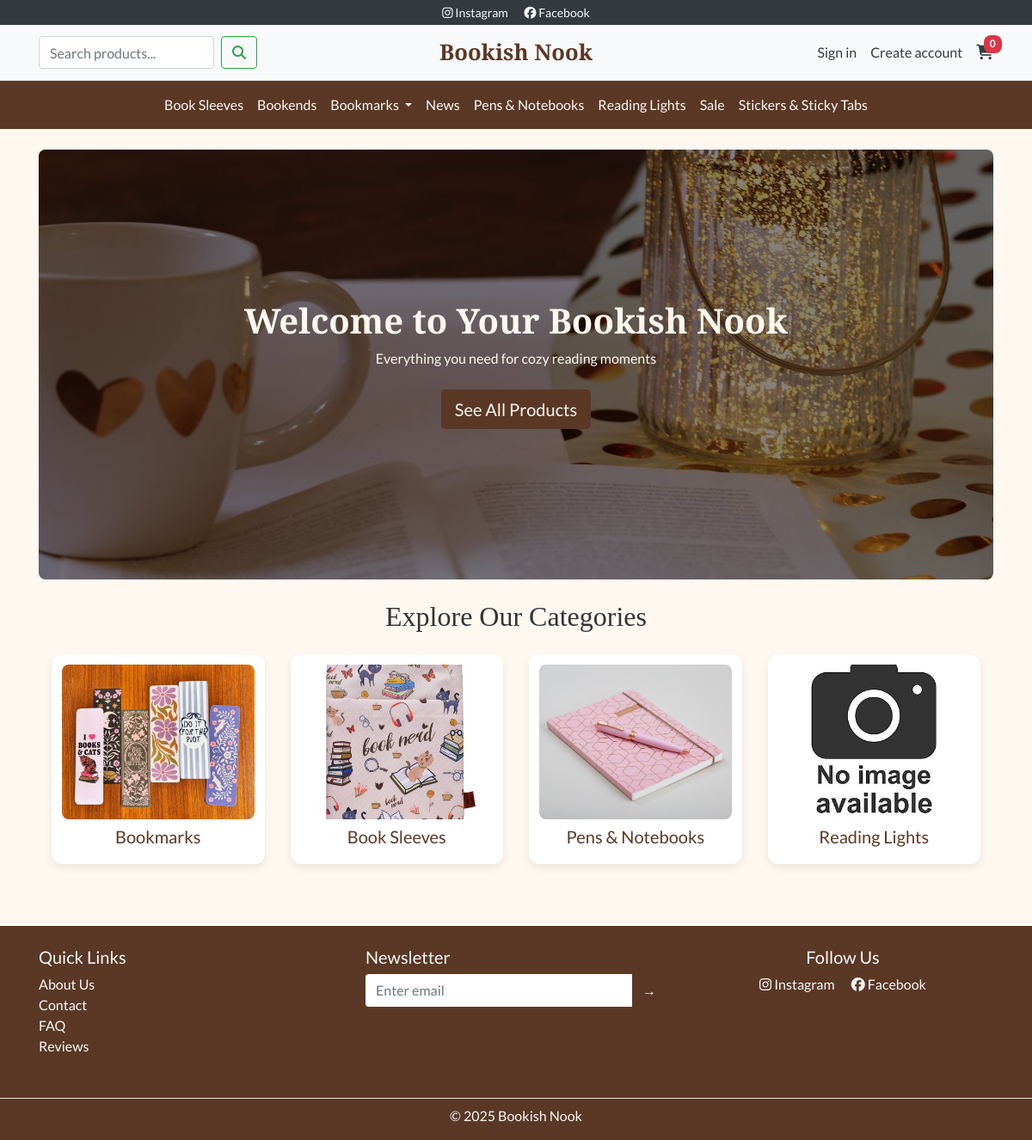
The page / on the database its author committed.
### products/models.py (models this page shows, shortened)
class Category(models.Model):
    name = models.CharField(max_length=100)
    slug = models.SlugField(max_length=110, unique=False)
    parent = models.ForeignKey(
        "self", null=True, blank=True,
        related_name="children", on_delete=models.CASCADE
    )
    is_active = models.BooleanField(default=True)
    is_featured = models.BooleanField(default=False, help_text="Show on homepage")
    featured_order = models.PositiveIntegerField(default=0, help_text="Order on homepage (low first)")
    description = models.TextField(blank=True)
    image = models.ImageField(upload_to="category_images/", blank=True, null=True)
    class Meta:
        unique_together = ("parent", "slug")  # samma slug kan finnas under olika föräldrar
        ordering = ["parent__id", "name"]
    @property
    def slug_path(self):
        parts, c = [], self
        while c:
            parts.append(c.slug)
            c = c.parent
        return "/".join(reversed(parts))
    def get_absolute_url(self):
        return f"/products/category/{self.slug_path}/"

### home/views.py (the view, shortened to what this page needs)
# urls.py: 2. Add a URL to urlpatterns:  path('', views.home, name='home')
def home(request):
    qs = Category.objects.filter(is_active=True)
    featured = list(
        qs.filter(is_featured=True)
          .order_by("featured_order", "name")
          .select_related("parent")[:4]
    )
    return render(request, "home/index.html", {
        "featured_categories": featured,
        "newsletter_form": NewsletterForm()
        })

### home/forms.py (shortened to what this page needs)
class NewsletterForm(forms.Form):
    email = forms.EmailField(widget=forms.EmailInput(attrs={
        "class": "form-control",
        "placeholder": "Your email address"
    }))

### bookshop/context_processors.py (called while the page is built)
def cart_count(request):
    cart = request.session.get("cart", {})
    return {"cart_count": sum(cart.values())}

def nav_categories(request):
    roots = Category.objects.filter(parent__isnull=True, is_active=True).order_by("name")
    bookmarks = Category.objects.filter(slug="bookmarks", parent__isnull=True).first()
    return {
        "root_categories": roots,      # alla rotkategorier
        "bookmarks_cat": bookmarks,    # Bookmarks-objektet (rot)
    }
    return {"root_categories": roots}

### home/templates/home/index.html
{% extends "base.html" %}
{% load static %}
{% block content %}
<section class="bn-hero">
  <div class="bn-hero__overlay">
    <h1>Welcome to Your Bookish Nook</h1>
    <p>Everything you need for cozy reading moments</p>
    <a href="{% url 'products:list' %}" class="btn bn-btn-primary btn-lg mt-2">See All Products</a>
  </div>
</section>
<div class="container mb-5">
  <h2 class="text-center mt-4 mb-4 bn-section-title">Explore Our Categories</h2>
  <div class="row">
    {% for cat in featured_categories %}
      <div class="col-md-3 col-6 mb-4">
        <a href="{{ cat.get_absolute_url }}" class="bn-card d-block text-center">
          {% if cat.image %}
            <img src="{{ cat.image.url }}" class="img-fluid bn-card-img" alt="{{ cat.name }}">
          {% else %}
            {% if cat.slug == "bookmarks" %}
              <img src="{% static 'images/bookmarks.jpg' %}" class="img-fluid bn-card-img" alt="{{ cat.name }}">
            {% elif cat.slug == "book-sleeves" %}
              <img src="{% static 'images/book_sleeve.jpg' %}" class="img-fluid bn-card-img" alt="{{ cat.name }}">
            {% elif cat.slug == "pens-notebooks" %}
              <img src="{% static 'images/pen_and_notebook.jpg' %}" class="img-fluid bn-card-img" alt="{{ cat.name }}">
            {% elif cat.slug == "stickers" %}
              <img src="{% static 'images/sticker.jpg' %}" class="img-fluid bn-card-img" alt="{{ cat.name }}">
            {% else %}
              <img src="{% static 'images/placeholder.jpg' %}" class="img-fluid bn-card-img" alt="{{ cat.name }}">
            {% endif %}
          {% endif %}
          <h5 class="mt-2 bn-link">{{ cat.name }}</h5>
        </a>
      </div>
    {% empty %}
      <div class="col-12 text-center text-muted">No featured categories yet.</div>
    {% endfor %}
  </div>
</div>
{% endblock %}

### templates/includes/header.html (shortened to what this page needs)
<div class="bg-dark text-light text-center py-1 small">
  <a href="https://www.instagram.com/" class="text-light mx-2" target="_blank" rel="noopener" aria-label="Link to Instagram (opens in new tab)">
    <i class="fab fa-instagram"></i> Instagram
  </a>
  <a href="https://www.facebook.com/" class="text-light mx-2" target="_blank" rel="noopener" aria-label="Link to Facebook (opens in new tab)">
    <i class="fab fa-facebook"></i> Facebook
  </a>
</div>
<nav class="navbar navbar-light bg-light border-bottom py-2">
  <div class="container navbar-grid">
    <div class="d-flex align-items-center">
      <form action="{% url 'products:list' %}" method="get" class="form-inline d-none d-lg-flex">
        <input class="form-control mr-2"
          type="search"
          name="q"
          placeholder="Search products..."
          aria-label="Search"
          value="{{ request.GET.q|default:'' }}">
        <button class="btn btn-outline-success" type="submit">
          <i class="fas fa-search"></i>
        </button>
      </form>
    </div>
    <a class="navbar-brand bn-title text-center mx-0" href="/">Bookish Nook</a>
    <div class="d-flex align-items-center justify-content-end">
      {% if request.user.is_authenticated %}
        <a href="{% url 'profiles:dashboard' %}" class="text-dark mr-3 d-none d-lg-inline" title="My Account">
          <i class="far fa-user"></i>
        </a>
        <a href="{% url 'account_logout' %}" class="text-dark mr-3 d-none d-lg-inline">Logout</a>
      {% else %}
        <a href="{% url 'account_login' %}?modal=1" class="text-dark mr-3 d-none d-lg-inline" data-auth-modal="login">Sign in</a>
        <a href="{% url 'account_signup' %}?modal=1" class="text-dark mr-3 d-none d-lg-inline" data-auth-modal="signup">Create account</a>
      {% endif %}
      <a href="{% url 'cart:view' %}" class="text-dark position-relative" title="Cart">
        <i class="fas fa-shopping-cart"></i>
        <span class="badge badge-pill badge-danger position-absolute" style="top:-8px; right:-10px;">
          {{ cart_count|default:0 }}
        </span>
      </a>
    </div>
  </div>
</nav>
<nav class="navbar navbar-expand-lg navbar-dark bn-brown">
  <div class="collapse navbar-collapse justify-content-center" id="mainNav">
  <ul class="navbar-nav bn-navbar">
  {% for root in root_categories %}
    {% if bookmarks_cat and root.id == bookmarks_cat.id %}
      <li class="nav-item dropdown">
        <a class="nav-link dropdown-toggle"
           href="{{ bookmarks_cat.get_absolute_url }}"
           id="navBookmarks"
           data-toggle="dropdown" aria-haspopup="true" aria-expanded="false">
          {{ bookmarks_cat.name }}
        </a>
      </li>
    {% else %}
      <li class="nav-item">
        <a class="nav-link" href="{{ root.get_absolute_url }}">{{ root.name }}</a>
      </li>
    {% endif %}
  {% endfor %}
  </ul>
  </div>
</nav>

### static/css/style.css (style rules this page uses)
body { font-family: 'Lato', sans-serif; color: #333333; background-color: #FFF8F0; }
h1, h2, h3, .bn-title, .bn-section-title { font-family: 'Playfair Display', serif; }
.bn-brown { background-color: #5A3825; }
.bn-btn-primary { background-color: #5A3825; border: none; color: #FFF8F0; }
.bn-hero { min-height: 500px; display: flex; align-items: center; justify-content: center; border-radius: 8px; overflow: hidden; position: relative; background: url("/static/images/hero.jpg") center/cover no-repeat; }
.bn-hero::before { content: ""; position: absolute; inset: 0; background: linear-gradient( rgba(0,0,0,0.45), rgba(0,0,0,0.45) ); }
.bn-hero__overlay { position: relative; color: #FFF8F0; text-align: center; padding: 2rem; }
.bn-hero__overlay h1 { font-family: 'Playfair Display', serif; font-weight: 700; margin-bottom: .5rem; }
.bn-card { background: #fff; border-radius: 12px; padding: 0.75rem; box-shadow: 0 4px 10px rgba(0,0,0,0.08); transition: transform .15s ease, box-shadow .15s ease; }
.bn-card-img { height: 180px; width: 100%; object-fit: cover; border-radius: 8px; }
.bn-title { font-size: 1.4rem; font-weight: 700; }
.navbar-grid { display: grid; grid-template-columns: 1fr auto 1fr; align-items: center; gap: .5rem; }
.navbar-light .navbar-brand.bn-title { color: #5A3825 !important; font-size: 1.6rem; font-weight: 700; }
.navbar .btn-link i, .navbar a i { font-size: 1.1rem; }
.navbar-dark .navbar-nav .nav-link { color: #FFF8F0; }
.navbar .container.navbar-grid { display: grid !important; grid-template-columns: 1fr auto 1fr; align-items: center; gap: .5rem; }
.navbar .container.navbar-grid .bn-title { justify-self: center; margin: 0; }
.bn-card .bn-link, .bn-card h5, .bn-card h5 a { color: #5A3825; text-decoration: none; }
.badge { border-radius: .5rem; padding: .35em .6em; font-weight: 600; }
html, body { overflow-x: hidden; }

### rows shown on the page
Category: name "Book Sleeves", image (picture)
Category: name "Bookends"
Category: name "Bookmarks", image (picture)
Category: name "News"
Category: name "Pens & Notebooks", image (picture)
Category: name "Reading Lights"
Category: name "Sale"
Category: name "Stickers & Sticky Tabs"

### other values the page prints
{{ cart_count|default:0 }} "0"
